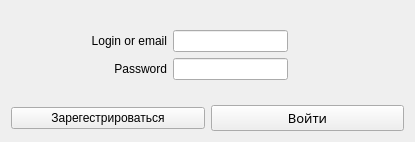
<?xml version="1.0" encoding="UTF-8"?>
<ui version="4.0">
 <class>Form</class>
 <widget class="QWidget" name="Form">
  <property name="geometry">
   <rect>
    <x>0</x>
    <y>0</y>
    <width>415</width>
    <height>142</height>
   </rect>
  </property>
  <property name="minimumSize">
   <size>
    <width>415</width>
    <height>140</height>
   </size>
  </property>
  <property name="windowTitle">
   <string>Form</string>
  </property>
  <property name="styleSheet">
   <string notr="true">QWidget{
	font: 57 10pt &quot;PerfectDOSVGA437&quot;;
}</string>
  </property>
  <layout class="QVBoxLayout" name="verticalLayout">
   <item>
    <spacer name="verticalSpacer_2">
     <property name="orientation">
      <enum>Qt::Vertical</enum>
     </property>
     <property name="sizeHint" stdset="0">
      <size>
       <width>20</width>
       <height>40</height>
      </size>
     </property>
    </spacer>
   </item>
   <item>
    <layout class="QHBoxLayout" name="horizontalLayout">
     <item>
      <spacer name="horizontalSpacer_4">
       <property name="orientation">
        <enum>Qt::Horizontal</enum>
       </property>
       <property name="sizeType">
        <enum>QSizePolicy::Fixed</enum>
       </property>
       <property name="sizeHint" stdset="0">
        <size>
         <width>40</width>
         <height>20</height>
        </size>
       </property>
      </spacer>
     </item>
     <item>
      <widget class="QLabel" name="label">
       <property name="sizePolicy">
        <sizepolicy hsizetype="Expanding" vsizetype="Preferred">
         <horstretch>0</horstretch>
         <verstretch>0</verstretch>
        </sizepolicy>
       </property>
       <property name="text">
        <string>Login or email</string>
       </property>
       <property name="alignment">
        <set>Qt::AlignRight|Qt::AlignTrailing|Qt::AlignVCenter</set>
       </property>
      </widget>
     </item>
     <item>
      <widget class="QLineEdit" name="lineEdit">
       <property name="sizePolicy">
        <sizepolicy hsizetype="Expanding" vsizetype="Fixed">
         <horstretch>0</horstretch>
         <verstretch>0</verstretch>
        </sizepolicy>
       </property>
       <property name="echoMode">
        <enum>QLineEdit::Normal</enum>
       </property>
      </widget>
     </item>
     <item>
      <spacer name="horizontalSpacer">
       <property name="orientation">
        <enum>Qt::Horizontal</enum>
       </property>
       <property name="sizeType">
        <enum>QSizePolicy::Expanding</enum>
       </property>
       <property name="sizeHint" stdset="0">
        <size>
         <width>40</width>
         <height>20</height>
        </size>
       </property>
      </spacer>
     </item>
    </layout>
   </item>
   <item>
    <layout class="QHBoxLayout" name="horizontalLayout_2">
     <property name="spacing">
      <number>6</number>
     </property>
     <property name="topMargin">
      <number>0</number>
     </property>
     <item>
      <spacer name="horizontalSpacer_3">
       <property name="orientation">
        <enum>Qt::Horizontal</enum>
       </property>
       <property name="sizeType">
        <enum>QSizePolicy::Fixed</enum>
       </property>
       <property name="sizeHint" stdset="0">
        <size>
         <width>40</width>
         <height>20</height>
        </size>
       </property>
      </spacer>
     </item>
     <item>
      <widget class="QLabel" name="label_2">
       <property name="sizePolicy">
        <sizepolicy hsizetype="Expanding" vsizetype="Preferred">
         <horstretch>0</horstretch>
         <verstretch>0</verstretch>
        </sizepolicy>
       </property>
       <property name="text">
        <string>Password</string>
       </property>
       <property name="alignment">
        <set>Qt::AlignRight|Qt::AlignTrailing|Qt::AlignVCenter</set>
       </property>
      </widget>
     </item>
     <item>
      <widget class="QLineEdit" name="lineEdit_2">
       <property name="sizePolicy">
        <sizepolicy hsizetype="Expanding" vsizetype="Fixed">
         <horstretch>0</horstretch>
         <verstretch>0</verstretch>
        </sizepolicy>
       </property>
       <property name="echoMode">
        <enum>QLineEdit::Password</enum>
       </property>
      </widget>
     </item>
     <item>
      <spacer name="horizontalSpacer_2">
       <property name="orientation">
        <enum>Qt::Horizontal</enum>
       </property>
       <property name="sizeType">
        <enum>QSizePolicy::Expanding</enum>
       </property>
       <property name="sizeHint" stdset="0">
        <size>
         <width>32</width>
         <height>20</height>
        </size>
       </property>
      </spacer>
     </item>
    </layout>
   </item>
   <item>
    <spacer name="verticalSpacer">
     <property name="orientation">
      <enum>Qt::Vertical</enum>
     </property>
     <property name="sizeHint" stdset="0">
      <size>
       <width>20</width>
       <height>40</height>
      </size>
     </property>
    </spacer>
   </item>
   <item>
    <layout class="QHBoxLayout" name="horizontalLayout_3">
     <property name="sizeConstraint">
      <enum>QLayout::SetDefaultConstraint</enum>
     </property>
     <item>
      <widget class="QPushButton" name="pushButton_2">
       <property name="text">
        <string>Зарегестрироваться</string>
       </property>
      </widget>
     </item>
     <item>
      <widget class="QPushButton" name="pushButton">
       <property name="font">
        <font>
         <family>PerfectDOSVGA437</family>
         <pointsize>10</pointsize>
         <weight>7</weight>
         <italic>false</italic>
         <bold>false</bold>
        </font>
       </property>
       <property name="autoFillBackground">
        <bool>false</bool>
       </property>
       <property name="text">
        <string>Войти</string>
       </property>
       <property name="autoDefault">
        <bool>false</bool>
       </property>
       <property name="default">
        <bool>false</bool>
       </property>
       <property name="flat">
        <bool>false</bool>
       </property>
      </widget>
     </item>
    </layout>
   </item>
  </layout>
 </widget>
 <resources/>
 <connections/>
</ui>
